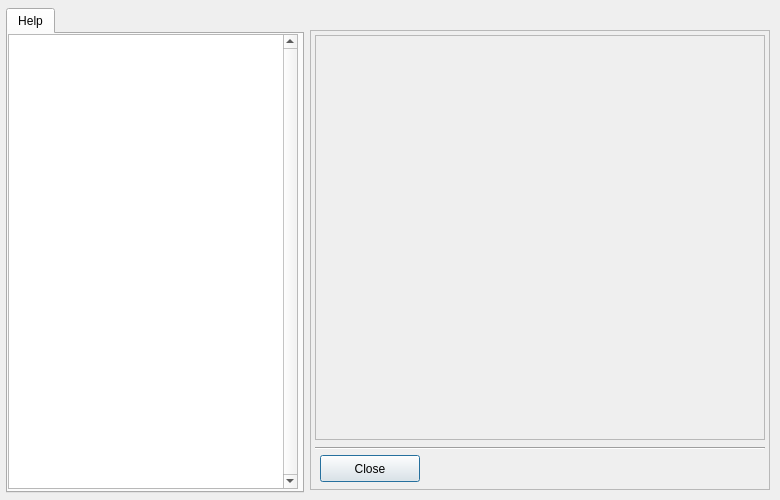
<?xml version="1.0" encoding="UTF-8"?>
<ui version="4.0">
 <class>MeMain</class>
 <widget class="QDialog" name="MeMain">
  <property name="geometry">
   <rect>
    <x>0</x>
    <y>0</y>
    <width>780</width>
    <height>500</height>
   </rect>
  </property>
  <property name="sizePolicy">
   <sizepolicy hsizetype="Fixed" vsizetype="Fixed">
    <horstretch>0</horstretch>
    <verstretch>0</verstretch>
   </sizepolicy>
  </property>
  <property name="minimumSize">
   <size>
    <width>780</width>
    <height>500</height>
   </size>
  </property>
  <property name="maximumSize">
   <size>
    <width>780</width>
    <height>500</height>
   </size>
  </property>
  <property name="windowTitle">
   <string>MX-14 Install</string>
  </property>
  <property name="windowIcon">
   <iconset>
    <normaloff/>
   </iconset>
  </property>
  <widget class="QFrame" name="mainFrame">
   <property name="geometry">
    <rect>
     <x>310</x>
     <y>30</y>
     <width>460</width>
     <height>460</height>
    </rect>
   </property>
   <property name="sizePolicy">
    <sizepolicy hsizetype="Fixed" vsizetype="Fixed">
     <horstretch>0</horstretch>
     <verstretch>0</verstretch>
    </sizepolicy>
   </property>
   <property name="minimumSize">
    <size>
     <width>460</width>
     <height>460</height>
    </size>
   </property>
   <property name="frameShape">
    <enum>QFrame::StyledPanel</enum>
   </property>
   <property name="frameShadow">
    <enum>QFrame::Raised</enum>
   </property>
   <property name="lineWidth">
    <number>2</number>
   </property>
   <widget class="Line" name="line1">
    <property name="geometry">
     <rect>
      <x>5</x>
      <y>410</y>
      <width>450</width>
      <height>16</height>
     </rect>
    </property>
    <property name="frameShape">
     <enum>QFrame::HLine</enum>
    </property>
    <property name="frameShadow">
     <enum>QFrame::Sunken</enum>
    </property>
    <property name="orientation">
     <enum>Qt::Horizontal</enum>
    </property>
   </widget>
   <widget class="QFrame" name="splashFrame">
    <property name="geometry">
     <rect>
      <x>5</x>
      <y>5</y>
      <width>450</width>
      <height>405</height>
     </rect>
    </property>
    <property name="frameShape">
     <enum>QFrame::StyledPanel</enum>
    </property>
    <property name="frameShadow">
     <enum>QFrame::Plain</enum>
    </property>
    <property name="lineWidth">
     <number>0</number>
    </property>
   </widget>
   <widget class="QPushButton" name="closeButton">
    <property name="geometry">
     <rect>
      <x>10</x>
      <y>425</y>
      <width>100</width>
      <height>27</height>
     </rect>
    </property>
    <property name="text">
     <string>Close</string>
    </property>
   </widget>
  </widget>
  <widget class="QTabWidget" name="mainTabs">
   <property name="geometry">
    <rect>
     <x>6</x>
     <y>8</y>
     <width>298</width>
     <height>485</height>
    </rect>
   </property>
   <property name="sizePolicy">
    <sizepolicy hsizetype="Expanding" vsizetype="Fixed">
     <horstretch>0</horstretch>
     <verstretch>0</verstretch>
    </sizepolicy>
   </property>
   <property name="minimumSize">
    <size>
     <width>298</width>
     <height>485</height>
    </size>
   </property>
   <widget class="QWidget" name="tab">
    <attribute name="title">
     <string>Help</string>
    </attribute>
    <widget class="QTextEdit" name="mainHelp">
     <property name="geometry">
      <rect>
       <x>0</x>
       <y>0</y>
       <width>290</width>
       <height>455</height>
      </rect>
     </property>
     <property name="minimumSize">
      <size>
       <width>290</width>
       <height>455</height>
      </size>
     </property>
     <property name="frameShape">
      <enum>QFrame::StyledPanel</enum>
     </property>
     <property name="lineWidth">
      <number>2</number>
     </property>
     <property name="verticalScrollBarPolicy">
      <enum>Qt::ScrollBarAlwaysOn</enum>
     </property>
     <property name="horizontalScrollBarPolicy">
      <enum>Qt::ScrollBarAlwaysOff</enum>
     </property>
     <property name="readOnly">
      <bool>true</bool>
     </property>
    </widget>
   </widget>
  </widget>
 </widget>
 <layoutdefault spacing="6" margin="11"/>
 <resources/>
 <connections>
  <connection>
   <sender>closeButton</sender>
   <signal>clicked()</signal>
   <receiver>MeMain</receiver>
   <slot>closeClicked()</slot>
   <hints>
    <hint type="sourcelabel">
     <x>20</x>
     <y>20</y>
    </hint>
    <hint type="destinationlabel">
     <x>20</x>
     <y>20</y>
    </hint>
   </hints>
  </connection>
 </connections>
</ui>
